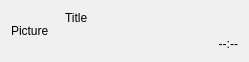
<?xml version="1.0" encoding="UTF-8"?>
<ui version="4.0">
 <class>playListItem</class>
 <widget class="QWidget" name="playListItem">
  <property name="geometry">
   <rect>
    <x>0</x>
    <y>0</y>
    <width>249</width>
    <height>62</height>
   </rect>
  </property>
  <property name="sizePolicy">
   <sizepolicy hsizetype="Expanding" vsizetype="Fixed">
    <horstretch>0</horstretch>
    <verstretch>0</verstretch>
   </sizepolicy>
  </property>
  <property name="windowTitle">
   <string>Form</string>
  </property>
  <layout class="QHBoxLayout" name="horizontalLayout" stretch="0,1">
   <item>
    <widget class="QLabel" name="label">
     <property name="text">
      <string>Picture</string>
     </property>
    </widget>
   </item>
   <item>
    <layout class="QVBoxLayout" name="verticalLayout">
     <property name="leftMargin">
      <number>10</number>
     </property>
     <item>
      <widget class="QLabel" name="title">
       <property name="text">
        <string>Title</string>
       </property>
      </widget>
     </item>
     <item>
      <spacer name="verticalSpacer">
       <property name="orientation">
        <enum>Qt::Vertical</enum>
       </property>
       <property name="sizeHint" stdset="0">
        <size>
         <width>20</width>
         <height>0</height>
        </size>
       </property>
      </spacer>
     </item>
     <item>
      <widget class="QLabel" name="time">
       <property name="sizePolicy">
        <sizepolicy hsizetype="Preferred" vsizetype="Fixed">
         <horstretch>0</horstretch>
         <verstretch>0</verstretch>
        </sizepolicy>
       </property>
       <property name="text">
        <string>--:--</string>
       </property>
       <property name="alignment">
        <set>Qt::AlignRight|Qt::AlignTrailing|Qt::AlignVCenter</set>
       </property>
      </widget>
     </item>
    </layout>
   </item>
  </layout>
 </widget>
 <resources/>
 <connections/>
</ui>
